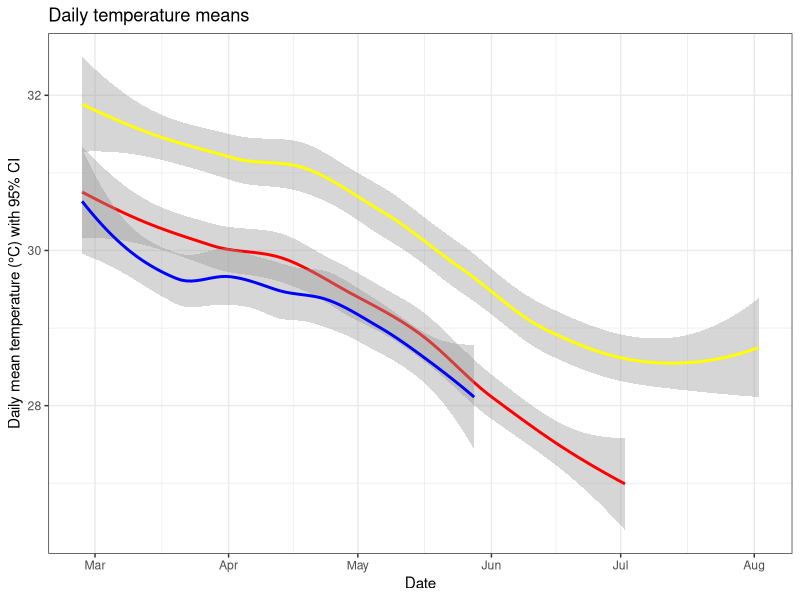
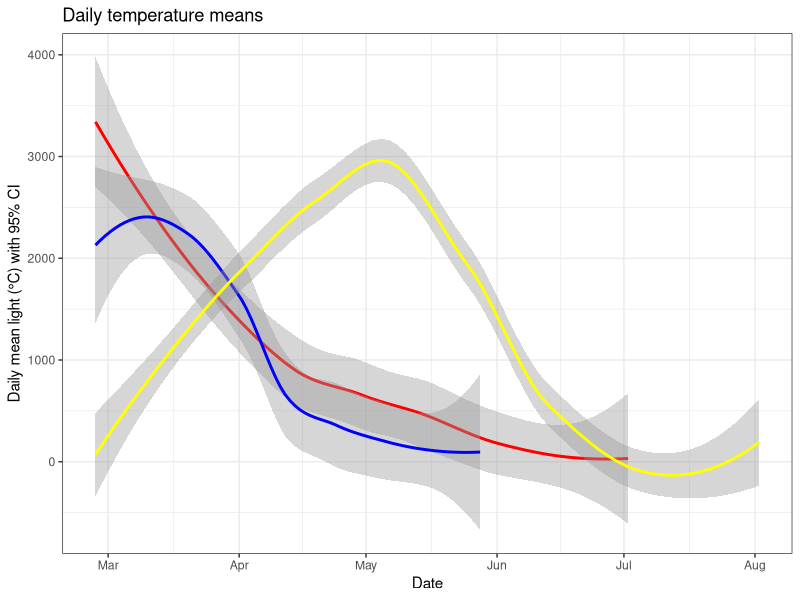

The R script that drew these images, in order:
## ---- chunk 1
knitr::opts_chunk$set(echo = FALSE, warning = FALSE, message = FALSE, dev="cairo_pdf")

library(tidyverse)
library(cowplot)
library(ggplot2)
setwd("C:/Users/Sophi/Documents/GitHub/TanakekeProject/URUVS/Datasheets")

## ---- chunk 2

# From here: https://rpubs.com/cgb-grupstra/moorea-hobo-20190314
# STILL NEED TO FILTURE OUT THE TIME BEFORE INSTALLATION

# #Later make a loop that goes through each month and combines each month of the same logger. 
# #I THINK it will look something like this:
# 
# monthlogs <- c("02", "03")
# Loggernames <- c("D6", "L4", "E5")
# 
# set blank df for each loggername
# 
# foorloop Loggernames()
# forloopmonth logs(read in dataset with monthlog and loggername in it, rename column headers and clean *as below*, then stack all datasets of one logger on top of eachother and save that as a df)

# Read in logger info

D6_HOBO <- read.csv("HOBO/D6_HOBOMASTER.csv")
L4_HOBO <- read.csv("HOBO/L4_HOBOMASTER.csv")
E5_HOBO <- read.csv("HOBO/E5_HOBOMASTER.csv")

colnames(D6_HOBO) <- c("unique", "date", "temp", "light")
#D6_HOBO$date <- as.Date(D6_HOBO$date, format = "%m/%d/%Y HH:MM:SS")

colnames(L4_HOBO) <- c("unique", "date", "temp", "light")
#L4_HOBO$date <- as.Date(L4_HOBO$date, format = "%m/%d/%Y HH:MM:SS")

colnames(E5_HOBO) <- c("unique", "date", "temp", "light")
#E5_HOBO$date <- as.Date(L4_HOBO$date, format = "%m/%d/%Y HH:MM:SS")

# PLOT WITH ALL POINTS. TAKES TOO LONG TO RENDER  
# ggplot() +
#   geom_point(data=D6_HOBO,aes(x=date,
#     y=temp), size = 1, alpha = 1/10, color = "red") +
#   geom_point(data=L4_HOBO,aes(x=date,
#     y=temp), size = 1, alpha = 1/10, color = "green") +
#   geom_point(data=E5_HOBO,aes(x=date,
#     y=temp), size = 1, alpha = 1/10, color = "blue")
# 
# ggplot() +
#   geom_point(data=D6_HOBO,aes(x=date,
#     y=light), size = 1, alpha = 1/10, color = "red") +
#   geom_point(data=L4_HOBO,aes(x=date,
#     y=light), size = 1, alpha = 1/10, color = "green") +
#   geom_point(data=E5_HOBO,aes(x=date,
#     y=light), size = 1, alpha = 1/10, color = "blue")

#Readagain
  
## ---- chunk 3

D6_avg <- tidyr::separate(D6_HOBO, 'date',
                                    into = c('longdate', 'time'),
                                    sep= ' ') %>%
  tidyr::separate('longdate',
                  into = c('month', 'day', 'year'),
                  sep= '/',
                  remove = FALSE) %>% 
  select(-matches('^$')) %>%
  group_by(year, month, day, longdate) %>%
  summarise(meantemp = mean(temp),
            meanlight = mean(light))

D6_avg$month <- factor(D6_avg$month, levels=c("02", "03", "04", "05", "06", "07", "08", "09", "10", "11", "12", "01"))

L4_avg <- tidyr::separate(L4_HOBO, 'date',
                                    into = c('longdate', 'time'),
                                    sep= ' ') %>%
  tidyr::separate('longdate',
                  into = c('month', 'day', 'year'),
                  sep= '/',
                  remove = FALSE) %>% 
  select(-matches('^$')) %>%
  group_by(year, month, day, longdate) %>%
  summarise(meantemp = mean(temp),
            meanlight = mean(light))

L4_avg$month <- factor(L4_avg$month, levels=c("02", "03", "04", "05", "06", "07", "08", "09", "10", "11", "12", "01"))

E5_avg <- tidyr::separate(E5_HOBO, 'date',
                                    into = c('longdate', 'time'),
                                    sep= ' ') %>%
  tidyr::separate('longdate',
                  into = c('month', 'day', 'year'),
                  sep= '/',
                  remove = FALSE) %>% 
  select(-matches('^$')) %>%
  group_by(year, month, day, longdate) %>%
  summarise(meantemp = mean(temp),
            meanlight = mean(light))

E5_avg$month <- factor(E5_avg$month, levels=c("2", "3", "4", "5", "6", "7", "8", "9", "10", "11", "12", "1"))

ggplot() +
  geom_smooth(data = D6_avg, aes(x=as.Date(longdate, format= "%m / %d / %Y"), y=meantemp), colour="red") +
  geom_smooth(data = L4_avg, aes(x=as.Date(longdate, format= "%m / %d / %Y"), y=meantemp), colour="blue") +
  geom_smooth(data = E5_avg, aes(x=as.Date(longdate, format= "%m / %d / %Y"), y=meantemp), colour="yellow") +
    theme_bw()+
    labs(title= "Daily temperature means", y="Daily mean temperature (°C) with 95% CI", x="Date")

ggplot() +
  geom_smooth(data = D6_avg, aes(x=as.Date(longdate, format= "%m / %d / %Y"), y=meanlight), colour="red") +
  geom_smooth(data = L4_avg, aes(x=as.Date(longdate, format= "%m / %d / %Y"), y=meanlight), colour="blue") +
  geom_smooth(data = E5_avg, aes(x=as.Date(longdate, format= "%m / %d / %Y"), y=meanlight), colour="yellow") +
    theme_bw()+
    labs(title= "Daily temperature means", y="Daily mean light (°C) with 95% CI", x="Date")


